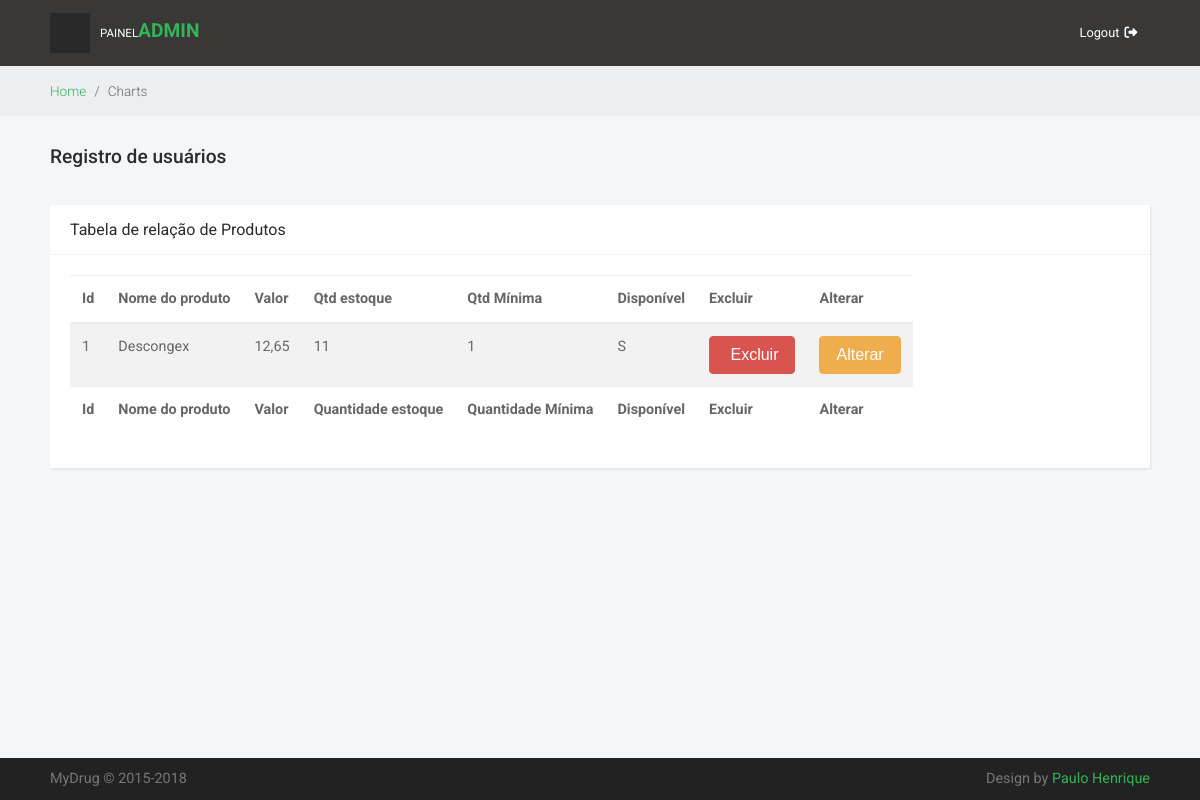
The page /Admin/consultaProduto.php (signed in) on the database its author committed.
### tables this page shows
CREATE TABLE `produtos` (
  `id_produto` int(11) NOT NULL,
  `id_categoria` int(10) NOT NULL,
  `id_empresa` int(11) NOT NULL,
  `nome` varchar(255) NOT NULL,
  `valor` varchar(50) NOT NULL,
  `foto_principal` varchar(255) NOT NULL,
  `quantidade` int(15) NOT NULL,
  `quantidade_minima` int(15) NOT NULL,
  `descricao` text NOT NULL,
  `data_cadastro` datetime DEFAULT NULL,
  `disponivel` enum('S','N') DEFAULT 'N'
);

### Admin/consultaProduto.php (the view, shortened to what this page needs)
<?php include("inicio.php"); include ("../conexao.php");
?>
      <div class="breadcrumb-holder">
        <div class="container-fluid">
          <ul class="breadcrumb">
            <li class="breadcrumb-item"><a href="index.php">Home</a></li>
            <li class="breadcrumb-item active">Charts</li>
          </ul>
        </div>
      </div>
      <section class="charts">
        <div class="container-fluid">
          <header>
            <h1 class="h3">Registro de usuários</h1>
          </header>
          <div class="row">
            <div class="col-lg-12">
              <div class="card">
                <div class="card-header d-flex align-items-center">
                  <h2 class="h5 display">Tabela de relação de Produtos</h2>
                </div>
                <div class="card-block">
                  <table class="table table-responsive table-striped table-hover" id="example" class="display" cellspacing="0" width="100%">
                    <thead>
                      <tr>
                        <th>Id</th>
                        <th>Nome do produto</th>
                        <th>Valor</th>
                        <th>Qtd estoque</th>
                        <th>Qtd Mínima</th>
                        <th>Disponível</th>
                        <th>Excluir</th>
                        <th>Alterar</th>
                      </tr>
                    </thead>
                      <tfoot>
                        <tr>
                        <th>Id</th>
                        <th>Nome do produto</th>
                        <th>Valor</th>
                        <th>Quantidade estoque</th>
                        <th>Quantidade Mínima</th>
                        <th>Disponível</th>
                        <th>Excluir</th>
                        <th>Alterar</th>
                      </tr>
                      </tfoot>
				<tbody>
					<?php
						$sql = "select * from produtos where disponivel='S' order by id_produto ";
						$resultado = $conexao->query($sql);
						while($linha = $resultado->fetch_object())
						{
							echo "<tr>
									<td>$linha->id_produto</td>
									<td>$linha->nome</td>
									<td>$linha->valor</td>
									<td>$linha->quantidade</td>
									<td>$linha->quantidade_minima</td>
									<td>$linha->disponivel</td>
									<td><button type=\"button\"  class=\"btn btn-danger btn_excluir\" id=\"$linha->id_produto\"><span class=\"glyphicon glyphicon-remove\"></span> Excluir</button></td>
									<td><a href=\"alterarProduto.php?id=$linha->id_produto\"><button type='button' class='btn btn-warning'>Alterar</button></a></td>
								  </tr>";
						}
					?>
                      </tbody>
                  </table>
                </div>
              </div>
            </div>
          </div>
        </div>
      </section>
	<?php include("fim.php"); ?>

### Admin/inicio.php (shortened to what this page needs)
<?php
		if(!isset($_SESSION["Logado"]))
		{
			header("Location:login.php");
		}
		else{
?>
<!DOCTYPE html>
<html>
  <head>
    <link rel="stylesheet" href="css/bootstrap.min.css">
    <link rel="stylesheet" href="css/style.default.css" id="theme-stylesheet">
    <link rel="stylesheet" href="css/grasp_mobile_progress_circle-1.0.0.min.css">
    <link rel="stylesheet" href="css/custom.css">
    <link rel="stylesheet" href="https://file.myfontastic.com/da58YPMQ7U5HY8Rb6UxkNf/icons.css">
  </head>
  <body>
          <div class="page home-page">
      <header class="header">
        <nav class="navbar">
          <div class="container-fluid">
            <div class="navbar-holder d-flex align-items-center justify-content-between">
              <div class="navbar-header"><a id="toggle-btn" href="#" class="menu-btn"><i class="icon-bars"> </i></a><a href="index.php" class="navbar-brand">
                  <div class="brand-text hidden-sm-down"><span>Painel </span><strong class="text-primary">Admin</strong></div></a></div>
              <ul class="nav-menu list-unstyled d-flex flex-md-row align-items-md-center">
                <li class="nav-item"><a href="../logout.php" class="nav-link logout">Logout<i class="fa fa-sign-out"></i></a></li>
              </ul>
            </div>
          </div>
        </nav>
      </header>
              <?php }?>

### Admin/fim.php (shortened to what this page needs)
      <footer class="main-footer">
        <div class="container-fluid">
          <div class="row">
            <div class="col-sm-6">
              <p>MyDrug &copy; 2015-2018</p>
            </div>
            <div class="col-sm-6 text-right">
              <p>Design by <a href="https://caccto.com.br" class="external">Paulo Henrique</a></p>
            </div>
          </div>
        </div>
      </footer>
    </div>
</body>
</html>

### Admin/css/style.default.css (style rules this page uses)
a { display: inline-block; text-decoration: none; color: #fff; transition: all 0.3s; }
ul { padding: 0; margin: 0; }
body { overflow-x: hidden; }
i { display: inline-block; }
span { display: inline-block; }
span { font-size: 0.9em; }
p { color: #888; }
table { font-size: 0.9em; color: #666; }
.page { position: absolute; top: 0; right: 0; transition: width 0.3s linear; width: calc(100% - 200px); background-color: #F4F7FA; min-height: 100vh; padding-bottom: 50px; }
h2 { color: #555; font-weight: 400; }
.breadcrumb-holder { background: #eceeef; }
.breadcrumb-holder .breadcrumb { padding: 15px 0; font-size: 0.85em; font-weight: 300; color: #999; margin-bottom: 0; }
.card { height: 100%; border: none; background: #fff; box-shadow: 1px 1px 2px rgba(0, 0, 0, 0.1); border-radius: 0; }
.card-header { height: 50px; background-color: #fff; border-bottom-color: #f3f3f3; border-top: none; }
.card-header h2, .card-header h3 { margin-bottom: 0; }
.display { font-weight: 400 !important; }
button { cursor: pointer; }
@media (min-width: 992px) { .container-fluid { padding: 0 50px; } }
nav.navbar { background: #393836; padding: .8rem 0; }
nav.navbar .container-fluid { width: 100%; }
nav.navbar a { font-size: 0.8em; color: #fff; position: relative; }
nav.navbar a.logout i { margin-left: 5px; }
nav.navbar a.navbar-brand { margin-left: 10px; }
nav.navbar .brand-text { text-transform: uppercase; }
nav.navbar .brand-text strong { font-size: 1.5em; }
nav.navbar a.menu-btn { width: 40px; height: 40px; line-height: 40px; background: #292929; color: #fff; text-align: center; padding: 0 !important; }
@media (max-width: 1200px) { .page { width: 100%; } }
footer.main-footer { position: absolute; width: 100%; bottom: 0; background: #222; padding: 10px 0; }
footer.main-footer p { font-size: 0.7em; color: #777; margin: 0; }
@media (min-width: 992px) { footer.main-footer p { font-size: 0.9em; } }
section.charts div[class*="col-"] { margin-bottom: 30px; }
section.charts header { padding: 30px 0; }
@media (min-width: 992px) { section.charts h2 { font-size: 1rem; } }
.navbar { padding: 0.5rem 1rem; }
.navbar-brand { display: inline-block; padding-top: .25rem; padding-bottom: .25rem; margin-right: 1rem; font-size: 1.25rem; }
.btn { font-weight: normal; line-height: 1.25; border: 1px solid transparent; padding: 0.5rem 1rem; font-size: 1rem; border-radius: 0.25rem; transition: all 0.2s ease-in-out; }
.btn-warning { color: #fff; background-color: #f0ad4e; border-color: #f0ad4e; }
.btn-danger { color: #fff; background-color: #d9534f; border-color: #d9534f; }
body { font-family: "Roboto", sans-serif; font-size: 1rem; font-weight: normal; line-height: 1.5; color: #292b2c; background-color: #fff; }
a { color: #33b35a; text-decoration: none; }
h1, h2, h3, h4, h5, h6, .h1, .h2, .h3, .h4, .h5, .h6 { margin-bottom: 0.5rem; font-family: "Roboto", sans-serif; font-weight: 500; line-height: 1.1; color: inherit; }
h1, .h1 { font-size: 1.5rem; }
h2, .h2 { font-size: 1.3rem; }
h3, .h3 { font-size: 1.2rem; }
h5, .h5 { font-size: 0.9rem; }
.text-primary { color: #33b35a !important; }

### rows shown on the page
produtos: id_produto "1", nome "Descongex", valor "12,65", quantidade "11", quantidade_minima "1", disponivel "S"
